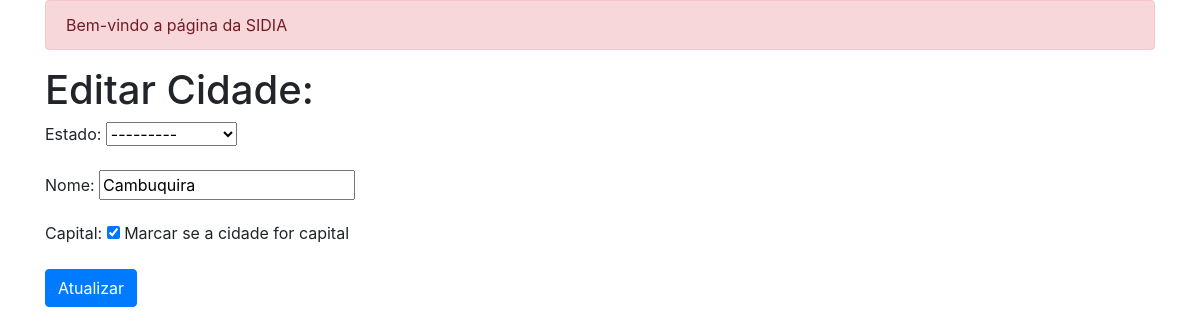
Screenshot of /update/14/ (signed in) with the database file from the repository.
### cadastros/models.py (models this page shows, shortened)
class Cidade(models.Model):
    estado = models.ForeignKey(Estado, on_delete=models.PROTECT, null=True, blank=False)
    nome = models.CharField(max_length=100, unique=True)
    capital = models.BooleanField(default=False, help_text='Marcar se a cidade for capital')

class Estado(models.Model):
    pais = models.ForeignKey(Pais, on_delete=models.PROTECT)
    nome = models.CharField(max_length=80)
    def __str__(self):
        return self.nome
    class Meta:
        ordering = ('nome', )

### cadastros/views.py (the view)
# urls.py: path('update/<int:pk>/', login_required(CidadeUpdate.as_view()), name='cidades-editar'),
class CidadeUpdate(UpdateView, SuccessMessageMixin):
    model = Cidade
    form_class = CidadeForm
    template_name = 'cadastros/edita_cidades.html'
    success_url = reverse_lazy('cidades-list')
    success_message = 'Cadastro atualizado com sucesso!'

### cadastros/forms.py (shortened to what this page needs)
class CidadeForm(forms.ModelForm):
    class Meta:
        model = Cidade
        fields = '__all__'

### cadastros/templates/cadastros/edita_cidades.html (shortened to what this page needs)
{% extends 'base.html' %}
{% block conteudo %}
    <h1>Editar Cidade:</h1>
    <form method="POST">
        {{ form.as_p }}
        <input type="submit" value="Atualizar" class="btn btn-primary">
    </form>
{% endblock %}

### rows the page displays
Cidade: estado "---------", capital "☑"
Estado: nome "Cambuquira"
